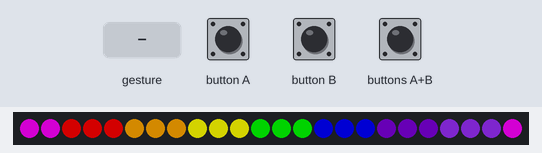
A program run on a simulated BBC micro:bit (MakeCode). On the bench: 24 RGB LEDs in strip order, left to right. Inputs (shaded band) come from the test bench. Dim RGB values are drawn brighter than linear; a tilt is held for 1.5 s and a shake lasts 1 s, then the board lies face up again.

Above: at 0.18 s.
At 1.26 s:
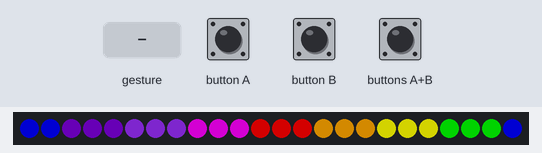
1.3 s: gesture 'shake'
At 2.0 s:
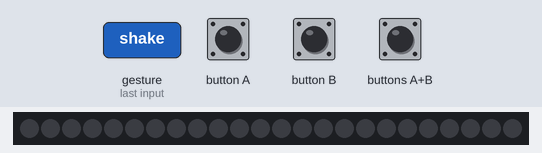
3.0 s: gesture 'logo up'
4.6 s: button A pressed for 0.15 s
Timing chart, 0 to 7.6 s (numbered marks = the images above; inputs shaded):
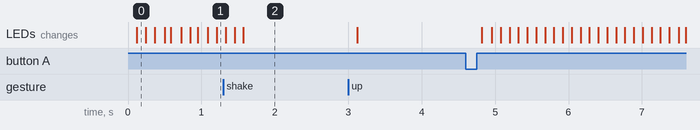

Measured:
- after the input at 1.3 s, the LEDs: first differ from a run without the input after 0.27 s (image 2)

The program:

main.ts
```typescript
input.onGesture(Gesture.Shake, function () {
    strip.clear()
    retning = 0
})
input.onButtonPressed(Button.A, function () {
    retning = 1
})
input.onGesture(Gesture.LogoUp, function () {
    strip.setPixelColor(0, neopixel.colors(NeoPixelColors.Blue))
})
input.onButtonPressed(Button.AB, function () {
    retning = 3
})
input.onButtonPressed(Button.B, function () {
    retning = -1
})
let strip: neopixel.Strip = null
let retning = 0
retning = 1
strip = neopixel.create(DigitalPin.P0, 24, NeoPixelMode.RGB)
strip.setPixelColor(0, neopixel.colors(NeoPixelColors.Red))
strip.setPixelColor(1, neopixel.colors(NeoPixelColors.Red))
strip.setPixelColor(2, neopixel.colors(NeoPixelColors.Red))
strip.setPixelColor(3, neopixel.colors(NeoPixelColors.Orange))
strip.setPixelColor(4, neopixel.colors(NeoPixelColors.Orange))
strip.setPixelColor(5, neopixel.colors(NeoPixelColors.Orange))
strip.setPixelColor(6, neopixel.colors(NeoPixelColors.Yellow))
strip.setPixelColor(7, neopixel.colors(NeoPixelColors.Yellow))
strip.setPixelColor(8, neopixel.colors(NeoPixelColors.Yellow))
strip.setPixelColor(9, neopixel.colors(NeoPixelColors.Green))
strip.setPixelColor(10, neopixel.colors(NeoPixelColors.Green))
strip.setPixelColor(11, neopixel.colors(NeoPixelColors.Green))
strip.setPixelColor(12, neopixel.colors(NeoPixelColors.Blue))
strip.setPixelColor(13, neopixel.colors(NeoPixelColors.Blue))
strip.setPixelColor(14, neopixel.colors(NeoPixelColors.Blue))
strip.setPixelColor(15, neopixel.colors(NeoPixelColors.Indigo))
strip.setPixelColor(16, neopixel.colors(NeoPixelColors.Indigo))
strip.setPixelColor(17, neopixel.colors(NeoPixelColors.Indigo))
strip.setPixelColor(18, neopixel.colors(NeoPixelColors.Violet))
strip.setPixelColor(19, neopixel.colors(NeoPixelColors.Violet))
strip.setPixelColor(20, neopixel.colors(NeoPixelColors.Violet))
strip.setPixelColor(21, neopixel.colors(NeoPixelColors.Purple))
strip.setPixelColor(22, neopixel.colors(NeoPixelColors.Purple))
strip.setPixelColor(23, neopixel.colors(NeoPixelColors.Purple))
strip.rotate(1)
basic.forever(function () {
    basic.pause(100)
    strip.rotate(retning)
    strip.show()
})
```

test.ts
```typescript
// test ender her, dette bliver ikke kompileret, når denne pakke bruges som en udvidelse.
```
